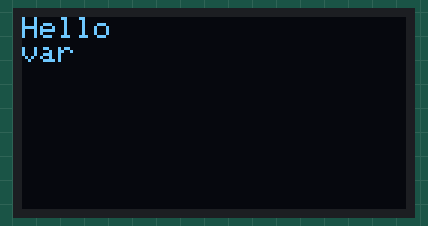
Recording of a sketch running on a simulated Arduino Uno, built with avr-gcc and run on an emulated ATmega328P. Shown: 128×64 one-colour display.

Above: at 2.1 s.
At 2.7 s:
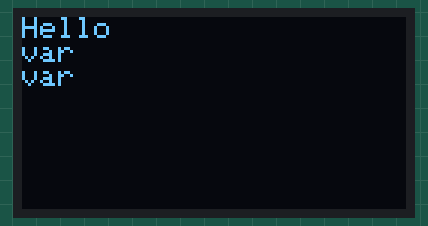
At 3.2 s:
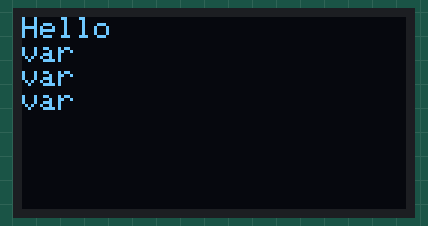
At 3.7 s:
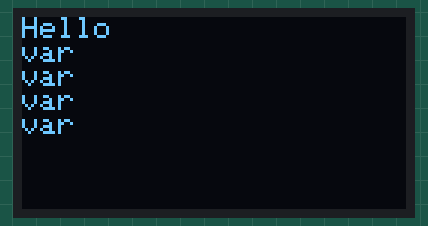
At 4.2 s:
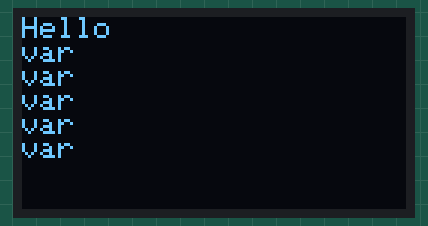
At 5.3 s:
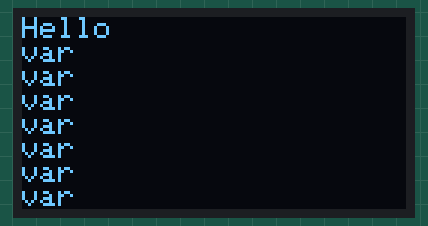

The sketch:

display_test.ino
```cpp
#include <Wire.h>
#include <Adafruit_GFX.h>
#include <Adafruit_SSD1306.h>


#define SCREEN_WIDTH 128
#define SCREEN_HEIGHT 64

#define OLED_RESET -1
Adafruit_SSD1306 display(SCREEN_WIDTH, SCREEN_HEIGHT, &Wire, -1);

void setup() {
  Serial.begin(115200);

  if(!display.begin(SSD1306_SWITCHCAPVCC, 0x3C)){
    Serial.println(F("SSD1306 allocation failed"));
    for(;;);
  }

  delay(2000);

  display.clearDisplay();

  display.setTextSize(1);
  display.setTextColor(WHITE);
  display.setCursor(0,0);
  display.println("Hello");
  display.display();
  int var = 1;
}

void loop(){
  display.println("var");
  display.display();
  delay(500);
}
```

Measured:
- what the display in image 0 shows lasts 0.5 s, from 2.1 s to 2.6 s
